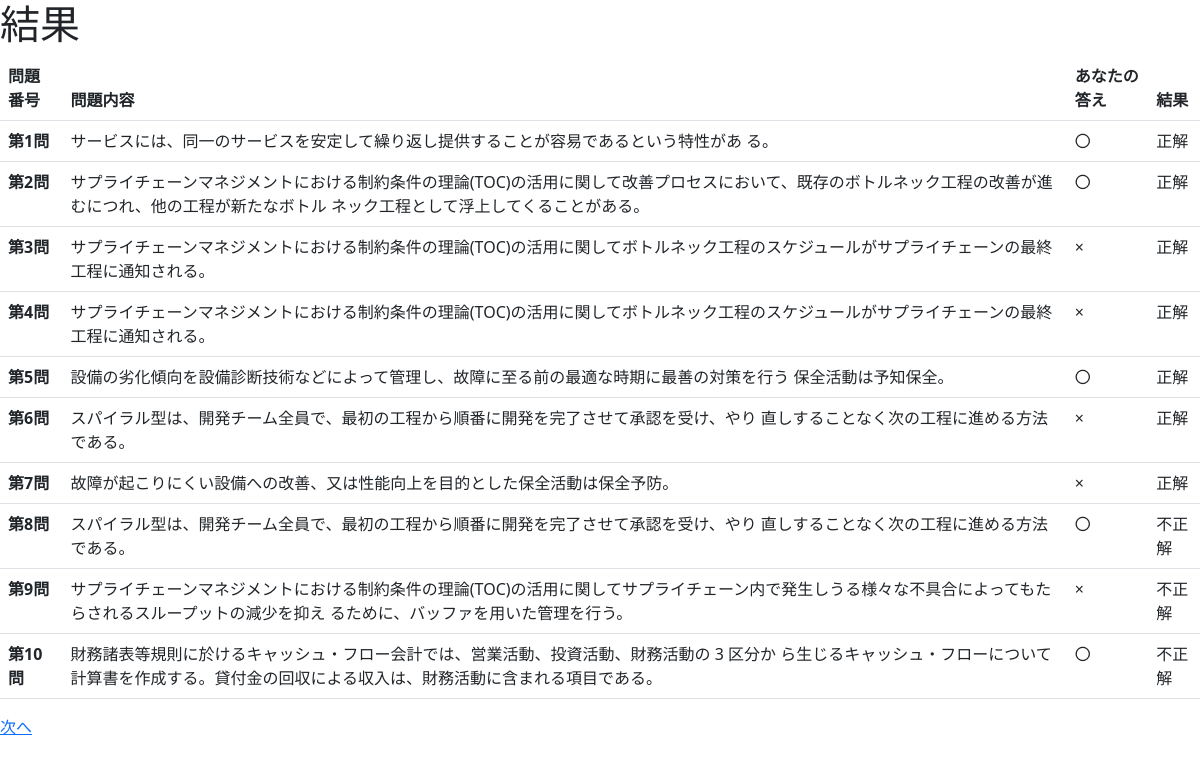
The app's page /result (signed in) with its own data.
### database.py (models this page shows)
class BaseModel(UserMixin,Model):
    created_at = DateTimeField(default=datetime.datetime.now)
    updated_at = DateTimeField(default=datetime.datetime.now)
    deleted_at = DateTimeField(default=datetime.datetime.now)
    class Meta:
        abstract = True

class Question(BaseModel):
    year = IntegerField()
    main_category_id = ForeignKeyField(MainCategory)
    content = CharField()
    answer_id = ForeignKeyField(Answer)
    class Meta:
        database = db

### app.py (the view)
@app.route("/result")
@login_required
def result():
    datas = Result.select().where(Result.user_id == current_user.id)
    number = 10
    datasN = datas[-number:]
    datas = []
    datas2 = []
    for i in datasN:
        datas.append(Result.get(Result.id == i))
        datas2.append(Question.get(Question.id == Result.get(Result.id == i).question_id ))
    return render_template("result.html",datas = datas,datas2 = datas2,number = int(number))

### app.py (called while the page is built)
@login_manager.user_loader
def load_user(user_id):
    return User.get(User.id == int(user_id))

### templates/result.html (shortened to what this page needs)
<!DOCTYPE html>
<html lang="en">
<head>
    <link href="https://cdn.jsdelivr.net/npm/bootstrap@5.3.0/dist/css/bootstrap.min.css" rel="stylesheet"
>
</head>
<body>
    <h1>結果</h1>
    <table class="table">
        <thead>
          <tr>
            <th scope="col">問題番号</th>
            <th scope="col">問題内容</th>
            <th scope="col">あなたの答え</th>
            <th scope="col">結果</th>
          </tr>
        </thead>
        <tbody>
        {% for i in range( number ) %}
          <tr>
            <th scope="row">第{{ i + 1 }}問</th>
            <td>{{ datas2[i].content }}</td>
            {% if datas[i].my_answer == "True": %}
                <td>〇</td>
            {% else: %}
                <td>×</td>
            {% endif %}
            {% if datas[i].result == "True": %}
                <td>正解</td>
            {% else: %}
                <td>不正解</td>
            {% endif %}
          </tr>
        {% endfor %}
        </tbody>
      </table>
    <a href="/result">次へ</a>
</body>
</html>

### records on screen
Question: content "サービスには、同一のサービスを安定して繰り返し提供することが容易であるという特性があ る。"
Question: content "サプライチェーンマネジメントにおける制約条件の理論(TOC)の活用に関して改善プロセスにおいて、既存のボトルネック工程の改善が進むにつれ、他の工程が新たなボトル ネック工程として浮上してくることがある。"
Question: content "サプライチェーンマネジメントにおける制約条件の理論(TOC)の活用に関してボトルネック工程のスケジュールがサプライチェーンの最終工程に通知される。" "サプライチェーンマネジメントにおける制約条件の理論(TOC)の活用に関してボトルネック工程のスケジュールがサプライチェーンの最終工程に通知される。"
Question: content "設備の劣化傾向を設備診断技術などによって管理し、故障に至る前の最適な時期に最善の対策を行う 保全活動は予知保全。"
Question: content "スパイラル型は、開発チーム全員で、最初の工程から順番に開発を完了させて承認を受け、やり 直しすることなく次の工程に進める方法である。" "スパイラル型は、開発チーム全員で、最初の工程から順番に開発を完了させて承認を受け、やり 直しすることなく次の工程に進める方法である。"
Question: content "故障が起こりにくい設備への改善、又は性能向上を目的とした保全活動は保全予防。"
Question: content "サプライチェーンマネジメントにおける制約条件の理論(TOC)の活用に関してサプライチェーン内で発生しうる様々な不具合によってもたらされるスループットの減少を抑え るために、バッファを用いた管理を行う。"
Question: content "財務諸表等規則に於けるキャッシュ・フロー会計では、営業活動、投資活動、財務活動の 3 区分か ら生じるキャッシュ・フローについて計算書を作成する。貸付金の回収による収入は、財務活動に含まれる項目である。"

### other values on screen
{{ i + 1 }} "1" "2" "3" "4" "5" "6" "7" "8" "9" "10"
